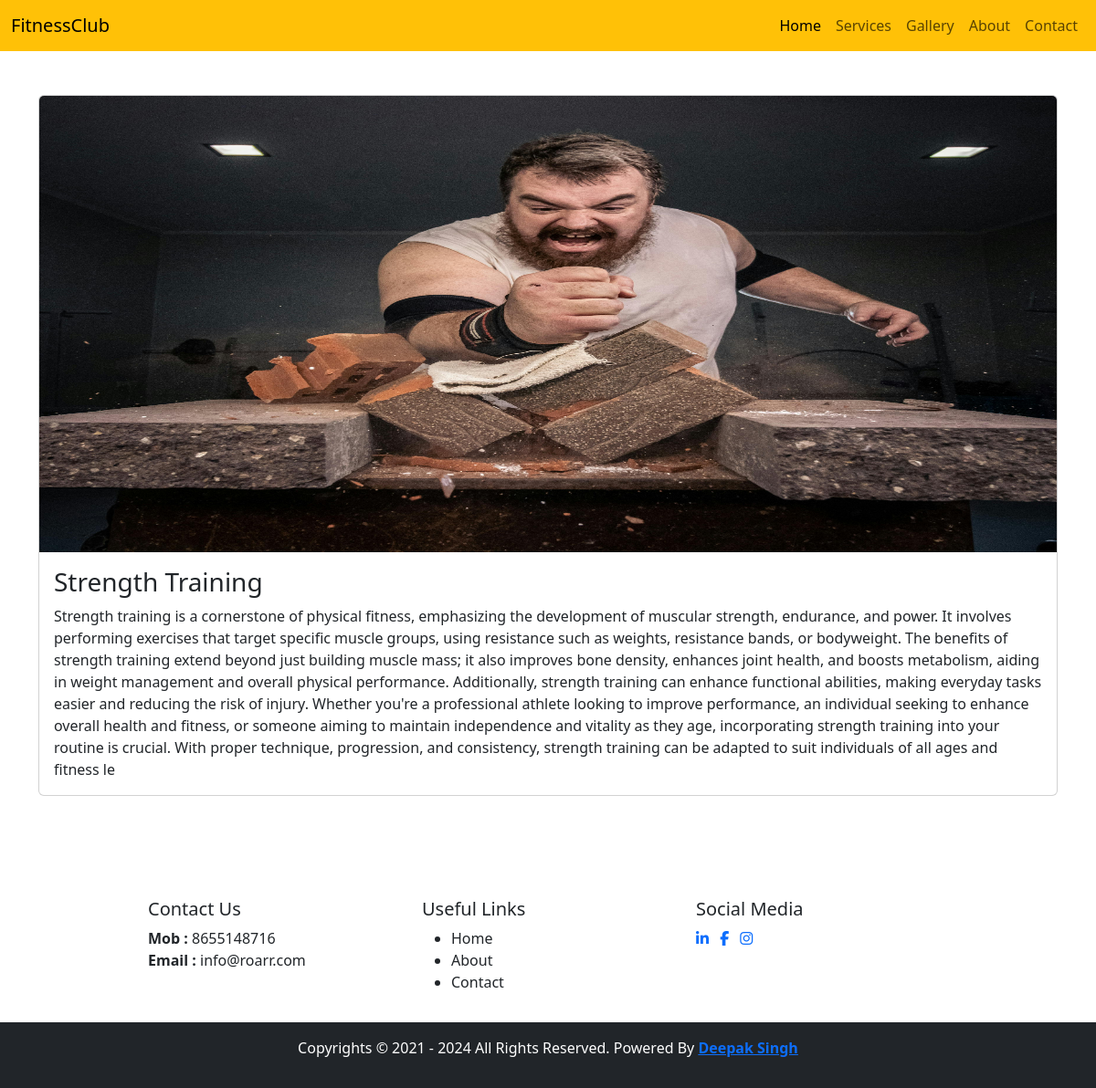
The page /inner-services.php?id=3 on the database its author committed.
### tables this page shows
CREATE TABLE `services` (
  `id` int(11) NOT NULL,
  `title` varchar(255) NOT NULL,
  `description` varchar(1000) NOT NULL,
  `image` varchar(255) NOT NULL
);

### inner-services.php (the view, shortened to what this page needs)
<?php
include "db.php";
$id = $_GET["id"];
$sql = "select * from services where id = '{$id}'";
$result = mysqli_query($conn, $sql);
while ($row = mysqli_fetch_assoc($result)) {
?>
    <!DOCTYPE html>
    <html lang="en">
    <head>
        <link rel="stylesheet" href="css/bootstrap.min.css">
        <link rel="stylesheet" href="https://cdnjs.cloudflare.com/ajax/libs/font-awesome/6.5.1/css/all.min.css">
    </head>
    <body>
        <?php include "header.php"; ?>
        <div class="container">
            <div class="row py-5">
                <div class="col-12">
                    <div class="card mb-3">
                        <img src="<?php echo "assets/uploads/" . $row['image']; ?>" class="card-img-top img-fluid" alt="..." style="height: 500px; width: 1130px">
                        <div class="card-body">
                            <h3 class="card-title"><?php echo $row['title']; ?></h3>
                            <p class="card-text"><?php echo $row['description']; ?></p>
                        </div>
                    </div>
                </div>
            </div>
        </div>
    <?php } ?>
    <?php include "footer.php"; ?>
    </body>
    </html>

### header.php (shortened to what this page needs)
<nav class="navbar navbar-expand-lg bg-warning">
  <div class="container-fluid">
    <a class="navbar-brand" href="http://localhost/fitness_club/">FitnessClub</a>
    <div class="collapse navbar-collapse" id="navbarSupportedContent">
      <ul class="navbar-nav ms-auto mb-2 mb-lg-0">
        <li class="nav-item">
          <a class="nav-link active" aria-current="page" href="<?php echo "http://localhost/fitness_club"; ?>">Home</a>
        </li>
        <li class="nav-item">
          <a class="nav-link" href="<?php echo "http://localhost/fitness_club/services.php"; ?>">Services</a>
        </li>
        <li class="nav-item">
          <a class="nav-link" href="<?php echo "http://localhost/fitness_club/gallery.php"; ?>">Gallery</a>
        </li>
        <li class="nav-item">
          <a class="nav-link" href="<?php echo "http://localhost/fitness_club/about.php"; ?>">About</a>
        </li>
        <li class="nav-item">
          <a class="nav-link" href="<?php echo "http://localhost/fitness_club/contact.php"; ?>">Contact</a>
        </li>
      </ul>
    </div>
  </div>
</nav>

### rows shown on the page
services: image (picture), title "Strength Training", description "Strength training is a cornerstone of physical fitness, emphasizing the development of muscular strength, endurance, and power. It involves performing exercises that target specific muscle groups, using resistance such as weights, resistance bands, or bodyweight. The benefits of strength training extend beyond just building muscle mass; it also improves bone density, enhances joint health, and boosts metabolism, aiding in weight management and overall physical performance. Additionally, strength training can enhance functional abilities, making everyday tasks easier and reducing the risk of injury. Whether you're a professional athlete looking to improve performance, an individual seeking…"
